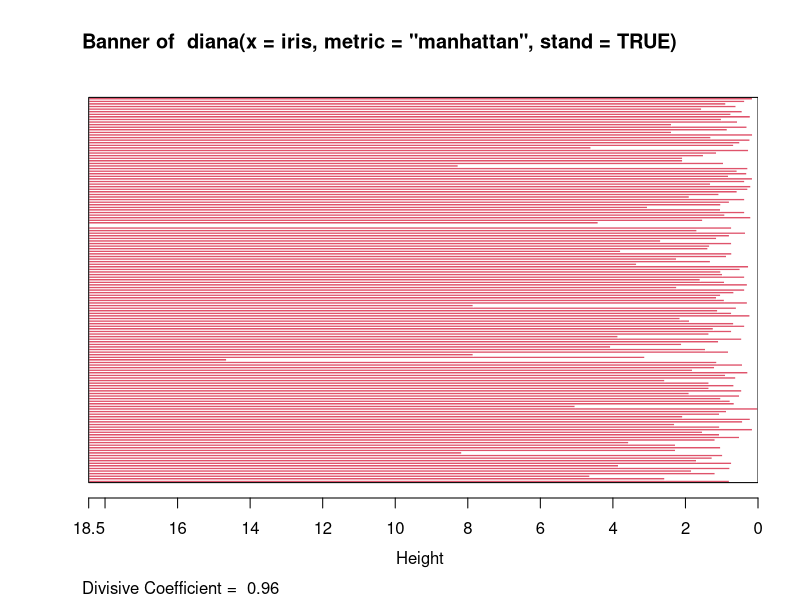
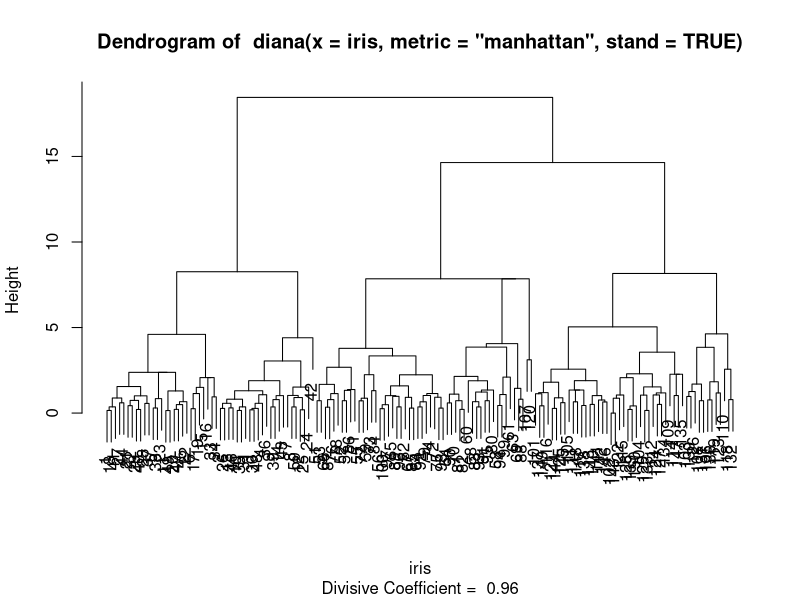

R code for these plots, in order:
library(cluster)

dv <- diana(iris, metric = "manhattan", stand = TRUE)
print(dv)
plot(dv)

## Cut into 2 groups:
dv2 <- cutree(as.hclust(dv), k = 2)
table(dv2) # 8 and 42 group members
rownames(votes.repub)[dv2 == 1]

## For two groups, does the metric matter ?
dv0 <- diana(votes.repub, stand = TRUE) # default: Euclidean
dv.2 <- cutree(as.hclust(dv0), k = 2)
table(dv2 == dv.2)## identical group assignments

str(as.dendrogram(dv0)) # {via as.dendrogram.twins() method}